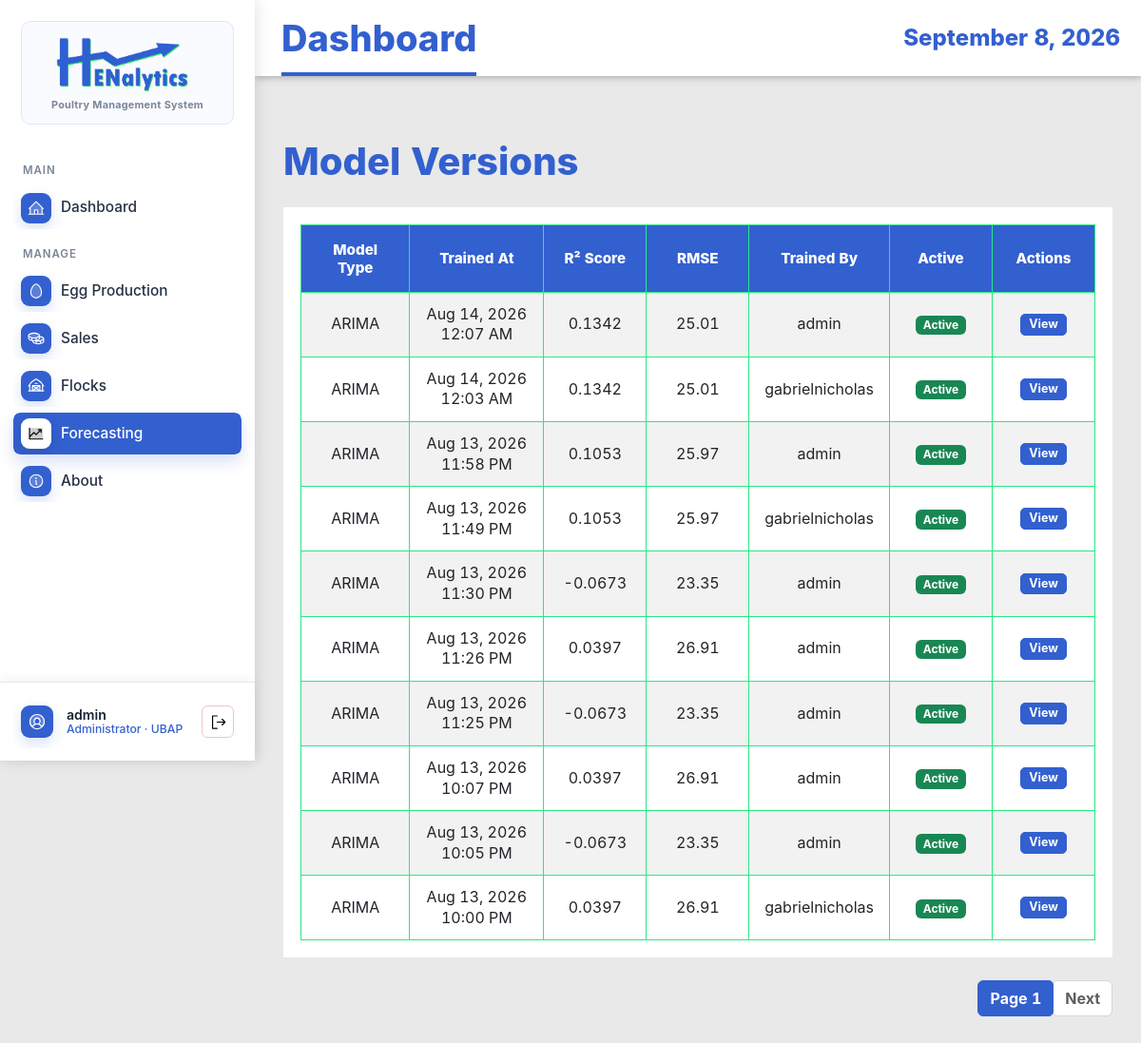
Page /model-versions/ (signed in) on the earlier database version.
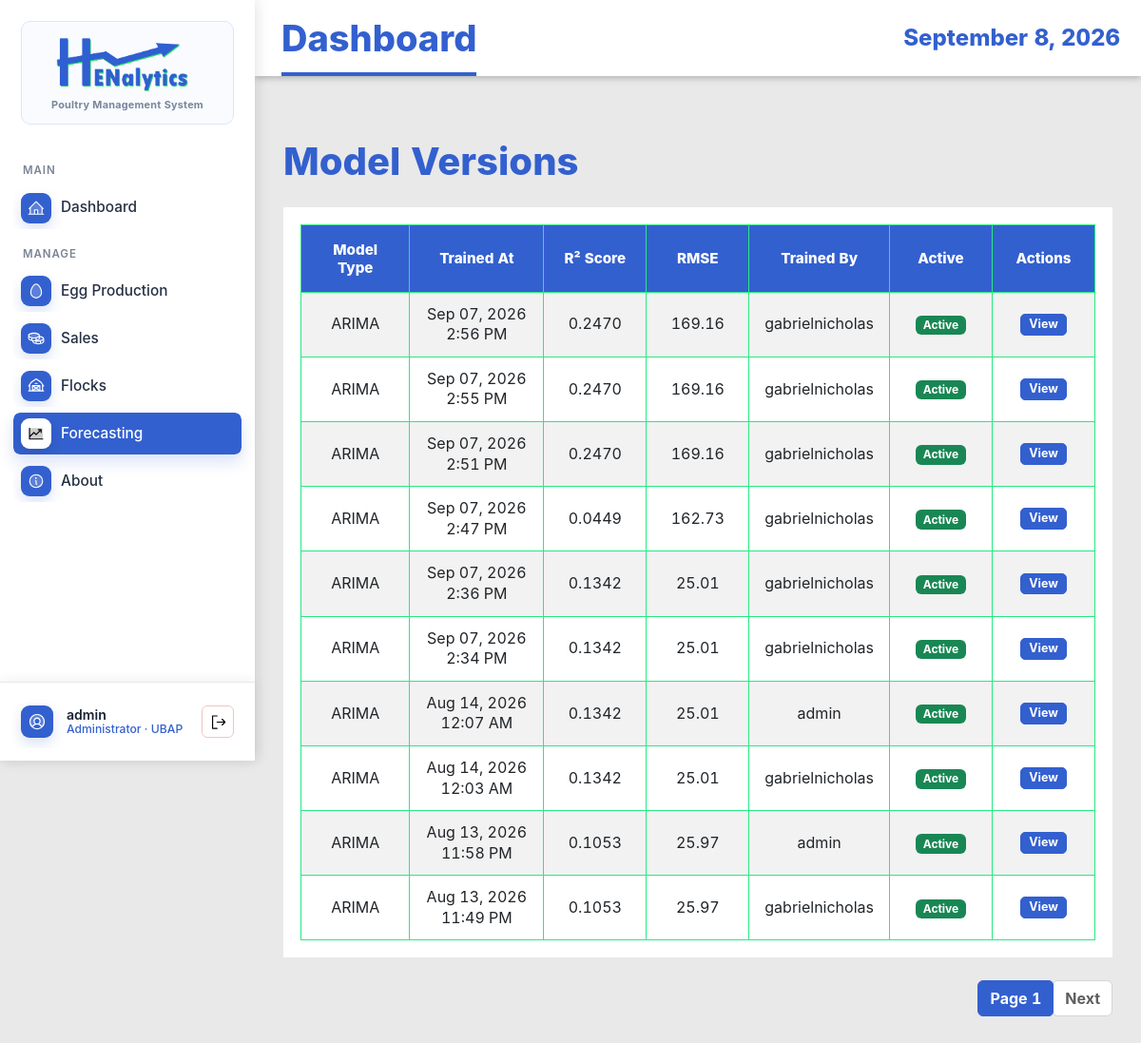
Same page on the later database version.
### EggProduction/models.py (models this page shows, shortened)
class ModelVersion(models.Model):
    MODEL_TYPE_CHOICES = (
        ('arima', 'ARIMA'),
        ('mlr', 'Multiple Linear Regression'),
        ('hybrid', 'Hybrid Model'),
        ('lstm', 'LSTM Neural Network'),
    )
    model_type = models.CharField(max_length=20, choices=MODEL_TYPE_CHOICES)
    trained_at = models.DateTimeField(auto_now_add=True)
    triggered_by = models.ForeignKey(User, on_delete=models.SET_NULL, null=True)
    r2_score = models.DecimalField(max_digits=5, decimal_places=4, null=True, blank=True)
    rmse = models.DecimalField(max_digits=10, decimal_places=2, null=True, blank=True)
    mae = models.DecimalField(max_digits=10, decimal_places=2, null=True, blank=True)
    mape = models.DecimalField(max_digits=8, decimal_places=2, null=True, blank=True)
    baseline_rmse = models.DecimalField(max_digits=10, decimal_places=2, null=True, blank=True)
    aic_score = models.DecimalField(max_digits=15, decimal_places=2, null=True, blank=True)
    arima_order = models.CharField(max_length=20, null=True, blank=True, help_text="Format: (p,d,q)")
    pkl_path = models.CharField(max_length=255, null=True, blank=True)
    feature_set = models.CharField(max_length=50, blank=True, default='')
    selection_metric = models.CharField(max_length=30, blank=True, default='rolling_mae_mape')
    comparison_summary = models.JSONField(blank=True, default=dict)
    is_active = models.BooleanField(default=True)
    training_rows = models.IntegerField(null=True, blank=True)
    created_at = models.DateTimeField(auto_now_add=True)
    class Meta:
        ordering = ['-trained_at']
        verbose_name_plural = "Model Versions"

### EggProduction/views.py (the view)
# urls.py: path('model-versions/', views.ModelVersionListView.as_view(), name='model-version-list'),
class ModelVersionListView(AdminAccessMixin, ListView):
    model = ModelVersion
    template_name = 'egg_production/model_version_list.html'
    context_object_name = 'models'
    paginate_by = 10
    ordering = ['-trained_at']

### EggProduction/models.py (called while the page is built)
    @property
    def display_role(self):
        return self.get_role_display()

### EggProduction/views.py (called while the page is built)
    def test_func(self):
        user = self.request.user
        try:
            profile = UserProfile.objects.get(user=user)
            return profile.role == 'admin' or user.username == 'gabrielnicholas'
        except UserProfile.DoesNotExist:
            return user.username == 'gabrielnicholas'

### EggProduction/templates/egg_production/model_version_list.html (shortened to what this page needs)
{% extends 'base.html' %}
{% load static %}
{% block content %}
<div class="container mt-4">
    <h1 class="mb-4">Model Versions</h1>
    {% if models %}
    <div class="table-responsive">
        <table class="table table-striped table-hover">
            <thead class="table-dark">
                <tr>
                    <th>Model Type</th>
                    <th>Trained At</th>
                    <th>R² Score</th>
                    <th>RMSE</th>
                    <th>Trained By</th>
                    <th>Active</th>
                    <th>Actions</th>
                </tr>
            </thead>
            <tbody>
                {% for model in models %}
                <tr>
                    <td>{{ model.get_model_type_display }}</td>
                    <td>{{ model.trained_at|date:"M d, Y g:i A" }}</td>
                    <td>{{ model.r2_score|default:"N/A" }}</td>
                    <td>{{ model.rmse|default:"N/A" }}</td>
                    <td>{{ model.triggered_by.get_full_name|default:model.triggered_by.username }}</td>
                    <td>
                        {% if model.is_active %}
                        <span class="badge bg-success">Active</span>
                        {% else %}
                        <span class="badge bg-secondary">Inactive</span>
                        {% endif %}
                    </td>
                    <td>
                        <a href="{% url 'eggproduction:model-version-detail' model.pk %}"
                            class="btn btn-sm btn-info">View</a>
                    </td>
                </tr>
                {% endfor %}
            </tbody>
        </table>
    </div>
    {% if is_paginated %}
    <nav aria-label="Page navigation">
        <ul class="pagination justify-content-center">
            <li class="page-item active"><a class="page-link" href="#">Page {{ page_obj.number }}</a></li>
            {% if page_obj.has_next %}
            <li class="page-item"><a class="page-link" href="?page={{ page_obj.next_page_number }}">Next</a></li>
            {% endif %}
        </ul>
    </nav>
    {% endif %}
    {% else %}
    <div class="alert alert-info">No models available.</div>
    {% endif %}
</div>
{% endblock %}

### EggProduction/templates/base.html (shortened to what the changed rows need)
{% load static %}
<!DOCTYPE html>
<html lang="en">
<head>
    <link href="https://cdn.jsdelivr.net/npm/bootstrap@5.3.0/dist/css/bootstrap.min.css" rel="stylesheet">
    <link rel="stylesheet" href="https://cdn.datatables.net/1.13.8/css/jquery.dataTables.min.css">
    <link rel="stylesheet" href="https://cdn.datatables.net/buttons/2.4.2/css/buttons.dataTables.min.css">
    <link rel="stylesheet" href="{% static 'EggProduction/css/style.css' %}">
</head>
<body class="{% if request.user.is_authenticated %}app-body{% else %}auth-body{% endif %}">
    {% if request.user.is_authenticated %}
    <div class="app-shell">
        <aside class="app-sidebar">
            <a href="{% url 'eggproduction:dashboard' %}" class="brand-lockup">
                <span class="brand-card">
                    <img src="{% static 'EggProduction/img/logo-blue-ver.png' %}" alt="Henalytics">
                    <span class="brand-subtitle">Poultry Management System</span>
                </span>
            </a>
            <nav class="side-nav" aria-label="Main navigation">
                <div class="nav-section-label">MAIN</div>
                <a href="{% url 'eggproduction:dashboard' %}"
                    class="side-link {% if request.resolver_match.url_name == 'dashboard' %}active{% endif %}">
                    <img class="side-icon side-img-icon" src="{% static 'EggProduction/img/house-line-duotone.svg' %}"
                        alt="" aria-hidden="true">
                    <span>Dashboard</span>
                </a>
                <div class="nav-section-label">MANAGE</div>
                <a href="{% url 'eggproduction:production-log-list' %}"
                    class="side-link {% if 'production-log' in request.resolver_match.url_name or 'grading-log' in request.resolver_match.url_name %}active{% endif %}">
                    <img class="side-icon side-img-icon" src="{% static 'EggProduction/img/egg-duotone.svg' %}" alt=""
                        aria-hidden="true">
                    <span>Egg Production</span>
                </a>
                <a href="{% url 'eggproduction:sales-transaction-list' %}"
                    class="side-link {% if 'sales-transaction' in request.resolver_match.url_name or 'sales-item' in request.resolver_match.url_name %}active{% endif %}">
                    <img class="side-icon side-img-icon" src="{% static 'EggProduction/img/coins-duotone.svg' %}" alt=""
                        aria-hidden="true">
                    <span>Sales</span>
                </a>
                <a href="{% url 'eggproduction:flock-list' %}"
                    class="side-link {% if 'flock' in request.resolver_match.url_name %}active{% endif %}">
                    <img class="side-icon side-img-icon" src="{% static 'EggProduction/img/barn-duotone.svg' %}" alt=""
                        aria-hidden="true">
                    <span>Flocks</span>
                </a>
                {% if request.user.userprofile.role == 'admin' or request.user.username == 'gabrielnicholas' %}
                <a href="{% url 'eggproduction:harvest-forecast-list' %}"
                    class="side-link {% if request.resolver_match.url_name == 'experimental-forecasting' or 'forecast' in request.resolver_match.url_name or 'model-version' in request.resolver_match.url_name %}active{% endif %}">
                    <img class="side-icon side-img-icon" src="{% static 'EggProduction/img/chart-line-up-duotone.svg' %}"
                        alt="" aria-hidden="true">
                    <span>Forecasting</span>
                </a>
                {% endif %}
                <a href="{% url 'index' %}"
                    class="side-link {% if request.resolver_match.url_name == 'index' %}active{% endif %}">
                    <img class="side-icon side-img-icon" src="{% static 'EggProduction/img/info-duotone.svg' %}" alt=""
                        aria-hidden="true">
                    <span>About</span>
                </a>
            </nav>
            <div class="sidebar-account">
                <div class="account-summary">
                    <img class="account-avatar-img" src="{% static 'EggProduction/img/user-circle-duotone.svg' %}" alt=""
                        aria-hidden="true">
                    <span class="account-copy">
                        <span class="account-name">{{ request.user.get_full_name|default:request.user.username }}</span>
                        <span class="account-role">
                            {% if request.user.is_superuser %}
                            Admin
                            {% elif request.user.userprofile.display_role %}
                            {{ request.user.userprofile.display_role }}
                            {% else %}
                            Staff
                            {% endif %}
                            &middot; UBAP
                        </span>
                    </span>
                    <form method="post" action="{% url 'logout' %}" class="account-logout-form account-logout-inline" data-swal-logout
                        data-swal-title="Sign out?"
                        data-swal-text="You will be returned to the login page."
                        data-swal-confirm-text="Sign out"
                        data-swal-cancel-text="Stay signed in">
                        <button type="submit" class="account-logout-button" title="Logout" aria-label="Logout">
                            <img class="logout-icon-img" src="{% static 'EggProduction/img/sign-out.svg' %}" alt="" aria-hidden="true">
                        </button>
                    </form>
                </div>
            </div>
        </aside>
        <section class="app-panel">
            <header class="app-topbar">
                <h1>{% block page_title %}Dashboard{% endblock %}</h1>
                <time>{% now "F j, Y" %}</time>
            </header>
            <main class="app-content">
                {% else %}
                <main>
                    {% endif %}
                    {% block content %}{% endblock %}
                    {% if request.user.is_authenticated %}
                </main>
        </section>
    </div>
    {% else %}
    </main>
    {% endif %}
</body>
</html>

Differences in the rows shown:
no longer on this page (row unchanged): ModelVersion: model_type "ARIMA", trained_at "Aug 13, 2026 11:30 PM", r2_score "-0.0673", rmse "23.35", triggered_by.get_full_name "admin", is_active "Active"
no longer on this page (row unchanged): ModelVersion: model_type "ARIMA", trained_at "Aug 13, 2026 11:26 PM", r2_score "0.0397", rmse "26.91", triggered_by.get_full_name "admin", is_active "Active"
no longer on this page (row unchanged): ModelVersion: model_type "ARIMA", trained_at "Aug 13, 2026 11:25 PM", r2_score "-0.0673", rmse "23.35", triggered_by.get_full_name "admin", is_active "Active"
no longer on this page (row unchanged): ModelVersion: model_type "ARIMA", trained_at "Aug 13, 2026 10:07 PM", r2_score "0.0397", rmse "26.91", triggered_by.get_full_name "admin", is_active "Active"
no longer on this page (row unchanged): ModelVersion: model_type "ARIMA", trained_at "Aug 13, 2026 10:05 PM", r2_score "-0.0673", rmse "23.35", triggered_by.get_full_name "admin", is_active "Active"
no longer on this page (row unchanged): ModelVersion: model_type "ARIMA", trained_at "Aug 13, 2026 10:00 PM", r2_score "0.0397", rmse "26.91", triggered_by.get_full_name "gabrielnicholas", is_active "Active"
added ModelVersion: model_type "ARIMA", trained_at "Sep 07, 2026 2:56 PM", r2_score "0.2470", rmse "169.16", triggered_by.get_full_name "gabrielnicholas", is_active "Active"
added ModelVersion: model_type "ARIMA", trained_at "Sep 07, 2026 2:55 PM", r2_score "0.2470", rmse "169.16", triggered_by.get_full_name "gabrielnicholas", is_active "Active"
added ModelVersion: model_type "ARIMA", trained_at "Sep 07, 2026 2:51 PM", r2_score "0.2470", rmse "169.16", triggered_by.get_full_name "gabrielnicholas", is_active "Active"
added ModelVersion: model_type "ARIMA", trained_at "Sep 07, 2026 2:47 PM", r2_score "0.0449", rmse "162.73", triggered_by.get_full_name "gabrielnicholas", is_active "Active"
added ModelVersion: model_type "ARIMA", trained_at "Sep 07, 2026 2:36 PM", r2_score "0.1342", rmse "25.01", triggered_by.get_full_name "gabrielnicholas", is_active "Active"
added ModelVersion: model_type "ARIMA", trained_at "Sep 07, 2026 2:34 PM", r2_score "0.1342", rmse "25.01", triggered_by.get_full_name "gabrielnicholas", is_active "Active"
